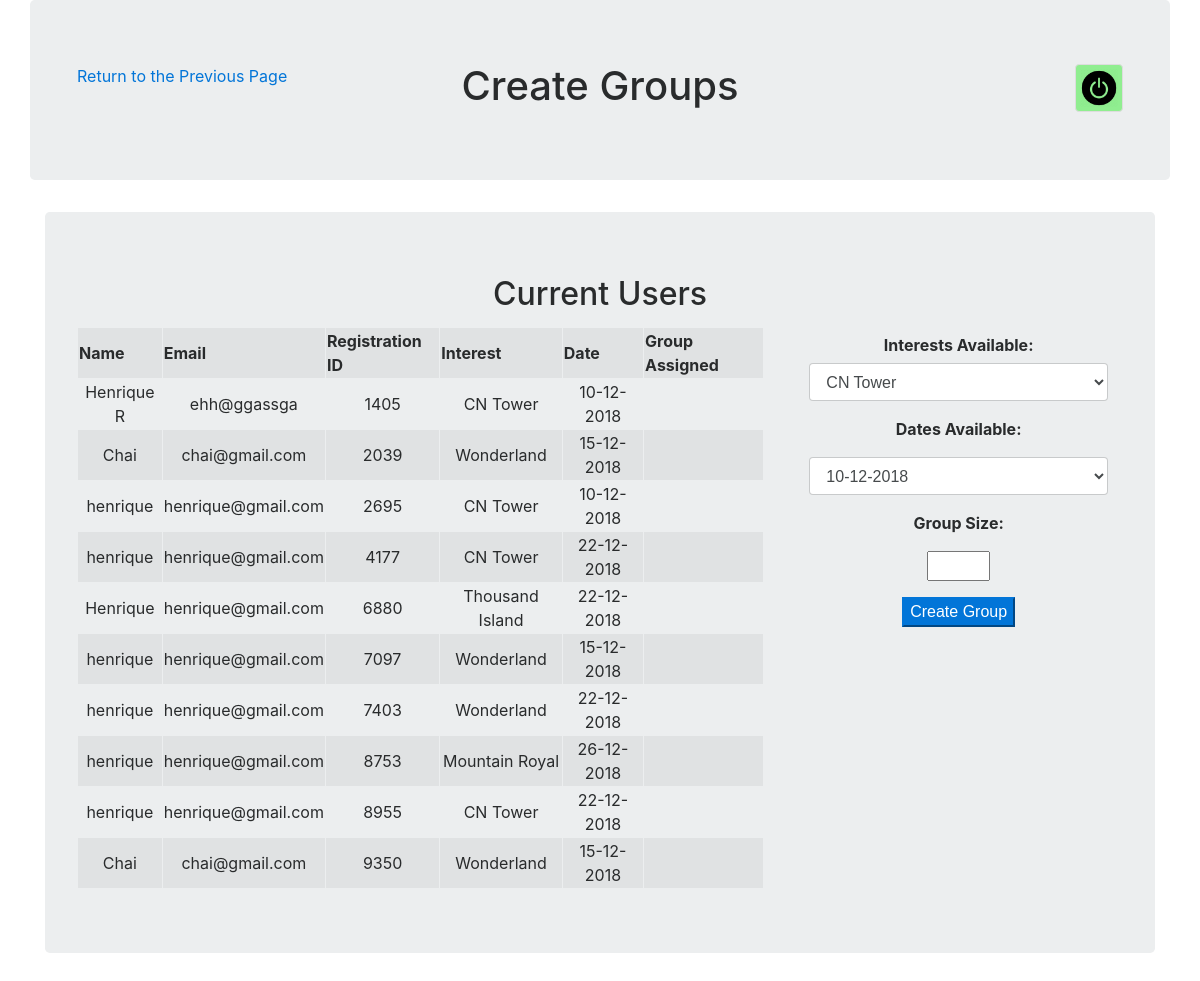
The page /create_groups.php (signed in) on the database its author committed.
### tables this page shows
CREATE TABLE `useraccount` (
  `email` varchar(50) NOT NULL,
  `registrationID` varchar(50) NOT NULL,
  `name` varchar(10) NOT NULL,
  `address` varchar(50) NOT NULL,
  `phone` varchar(15) NOT NULL,
  `interestID` varchar(20) NOT NULL,
  `groupID` varchar(10) NOT NULL,
  `dateID` varchar(10) NOT NULL
);

CREATE TABLE `interest` (
  `interestID` varchar(10) NOT NULL,
  `description` varchar(20) NOT NULL
);

CREATE TABLE `date` (
  `dateID` varchar(10) NOT NULL,
  `date` varchar(10) NOT NULL
);

### create_groups.php (the view, shortened to what this page needs)
<?php
function showCurrentUsers()
{
$dbHost = "localhost";
$dbUsername = "root";
$dbPassword = "";
$dbName = "xyztravelagency";
$con = mysqli_connect($dbHost, $dbUsername, $dbPassword, $dbName)
or die("Failed to connect.");
$query = "Select * from useraccount";
$resultAccounts = mysqli_query($con, $query) or die ("query is failed. " . mysqli_error($con));
echo "<table class='table-striped table-bordered text-center table-hover'>";
    echo "<tr>
        <th>Name</th>
        <th>Email</th>
        <th>Registration ID</th>
        <th>Interest</th>
        <th>Date</th>
        <th>Group Assigned</th>
    </tr>";
    while (($row = mysqli_fetch_assoc($resultAccounts)) == true) {
        $query = "SELECT date FROM date WHERE dateID = '$row[dateID]'";
        $resultDate = mysqli_query($con,$query) or die ("query is failed. " . mysqli_error($con));
        $rowDate = mysqli_fetch_assoc($resultDate);
        $query = "SELECT description FROM interest WHERE interestID = '$row[interestID]'";
        $resultInterest = mysqli_query($con,$query) or die ("query is failed. " . mysqli_error($con));
        $rowInterest = mysqli_fetch_assoc($resultInterest);
    echo "<tr>
        <td>$row[name]</td>
        <td>$row[email]</td>
        <td>$row[registrationID]</td>
        <td>$rowInterest[description]</td>
        <td>$rowDate[date]</td>
        <td>$row[groupID]</td>
    </tr>";
    }
    echo "</table>";
}
function getInterests()
{
    $dbHost = "localhost";
    $dbUsername = "root";
    $dbPassword = "";
    $dbName = "xyztravelagency";
    $con = mysqli_connect($dbHost, $dbUsername, $dbPassword, $dbName)
    or die("Failed to connect.");
    $query = "SELECT * FROM interest";
    $result = mysqli_query($con, $query);
    if ($result) {
        while ($row = mysqli_fetch_assoc($result)) {
            echo "<option value='$row[interestID]'>$row[description]</option>";
        }
    }
}
function getDates()
{
    $dbHost = "localhost";
    $dbUsername = "root";
    $dbPassword = "";
    $dbName = "xyztravelagency";
    $con = mysqli_connect($dbHost, $dbUsername, $dbPassword, $dbName)
    or die("Failed to connect.");
    $query = "SELECT * FROM date";
    $result = mysqli_query($con, $query);
    if ($result) {
        while ($row = mysqli_fetch_assoc($result)) {
            echo "<option value='$row[dateID]'>$row[date]</option>";
        }
    }
}
?>
<!DOCTYPE html>
<html lang="en">
<head>
    <link rel="stylesheet" class="card-link" href="css/bootstrap.css">
    <link rel="stylesheet" type="text/css" href="css/style.css">
</head>
<body>
<?php
if (isset($_SESSION['admin'])) {
    echo '
<div class="container">
    <div class="jumbotron bg-secondary row">
        <div class="col text-left">
            <a href="admin_account_main.php">Return to the Previous Page</p></a>
        </div>
        <div class="col text-center">
            <h1>Create Groups</h1>
        </div>
        <div class="col text-right">
            <a href="logout.php"><img class="img-thumbnail img-fluid" src="img/logout.png" style="background-color: lightgreen; height: 6vh"></a>
        </div>
    </div>
    <div class="jumbotron bg-secondary text-center">
           <div class="mb-3">
                <h2 class="text-center">Current Users</h2>
           </div>
        <div class="row justify-content-center">
            <div class="col-8">';
            showCurrentUsers();
        echo '
            </div>
            <form method="post" class="col-4">
                <div >
                    <div class="form-group col">
                        <label class="col-form-label"><b>Interests Available:</b></label>
                        <select class="form-control" name="interestID">';
                            getInterests();
                        echo '</select>
                    </div>
                    <div class="form-group col">
                        <label class="form-group col"><b>Dates Available:</b></label>
                        <select class="form-control" name="dateID">';
                            getDates();
                    echo '</select>
                    </div>
                    <div class="form-group col">
                        <label class="form-group col" for="groupSize"><b>Group Size:</b></label>
                        <input type="number" name="groupSize" id="groupSize" min="1" max="99">
                    </div>
                    <div>
                        <button class="btn-primary" type="submit" value="submit" name="submit">Create Group</button>
                    </div>
                </div>
            </form>
        </div>
    </div>';
echo '</div>
    ';
} else {
    header("location:index.php");
}
 ?>

### rows shown on the page
useraccount: name "Henrique R", email "ehh@ggassga", registrationID "1405", interestID.description "CN Tower", dateID.date "10-12-2018"
useraccount: name "Chai", email "chai@gmail.com", registrationID "2039", interestID.description "Wonderland", dateID.date "15-12-2018"
useraccount: name "henrique", email "henrique@gmail.com", registrationID "2695", interestID.description "CN Tower", dateID.date "10-12-2018"
useraccount: name "henrique", email "henrique@gmail.com", registrationID "4177", interestID.description "CN Tower", dateID.date "22-12-2018"
useraccount: name "Henrique", email "henrique@gmail.com", registrationID "6880", interestID.description "Thousand Island", dateID.date "22-12-2018"
useraccount: name "henrique", email "henrique@gmail.com", registrationID "7097", interestID.description "Wonderland", dateID.date "15-12-2018"
useraccount: name "henrique", email "henrique@gmail.com", registrationID "7403", interestID.description "Wonderland", dateID.date "22-12-2018"
useraccount: name "henrique", email "henrique@gmail.com", registrationID "8753", interestID.description "Mountain Royal", dateID.date "26-12-2018"
useraccount: name "henrique", email "henrique@gmail.com", registrationID "8955", interestID.description "CN Tower", dateID.date "22-12-2018"
useraccount: name "Chai", email "chai@gmail.com", registrationID "9350", interestID.description "Wonderland", dateID.date "15-12-2018"

### other values the page prints
form field interestID "CN Tower"
form field dateID "10-12-2018"
